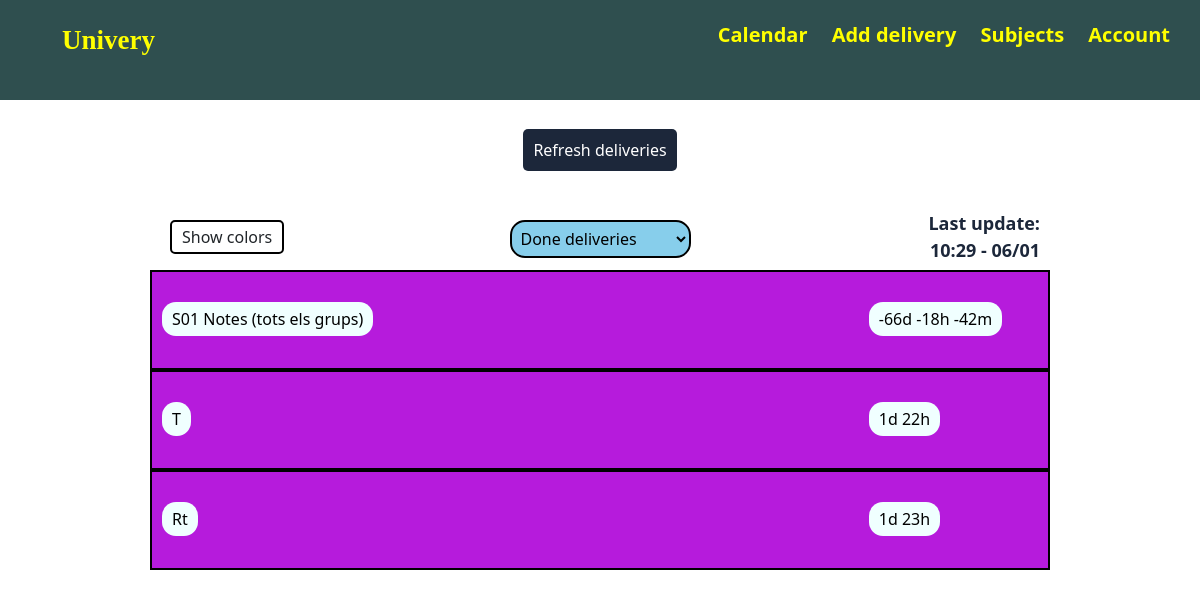
The app's page /done (signed in) with its own data.
### app/models.py (models this page shows, shortened)
class User(db.Model, UserMixin):
    id = db.Column(db.Integer, primary_key=True)
    fullname = db.Column(db.String(50), nullable=False)
    identification = db.Column(db.String(15), unique=True, nullable=False)
    password = db.Column(db.String(60), nullable=False)
    last_update = db.Column(db.DateTime, nullable=True)
    deliveries = db.relationship("UserDelivery", back_populates="user")
    subjects = db.relationship("UserSubject", back_populates="user")

class Delivery(db.Model):
    id = db.Column(db.Integer, primary_key=True)
    identification = db.Column(db.String(15), nullable=False, default=0)
    name = db.Column(db.String(50), nullable=False)
    description = db.Column(db.String(400))
    toDate = db.Column(db.DateTime, nullable=True)
    toDateStr = db.Column(db.String(20), nullable=True)
    url = db.Column(db.String(300), nullable=True)
    subject_id = db.Column(db.String(15), db.ForeignKey('subject.identification'), nullable=False)
    users = db.relationship("UserDelivery", back_populates="delivery")

### app/main/routes.py (the view)
@main.route("/done")
@login_required
def done_deliveries():
    return render_template('delivery/done-deliveries.html', title="Done",
            deliveries=filter_deliveries(
                current_user.deliveries,
                lambda d: d.isDone and not d.isEliminated),
            date_format=DATE_FORMAT)

### app/deliveries/utils.py (called while the page is built)
def filter_deliveries(deliveries, restriction):
    deliveries = [(
        ud.delivery,
        USbySubject(ud.delivery.subject_id)
        ) for ud in deliveries if restriction(ud) #and ud.delivery.toDate > datetime.now()
    ]
    return sorted(deliveries, key=lambda x: x[0].toDate)

### app/global_utils.py (called while the page is built)
def USbySubject(subject_id):
    return db.session.query(UserSubject).filter_by(
        subject_id=subject_id,
        user_id=current_user.id
    ).first()

### app/models.py (called while the page is built)
@login_manager.user_loader
def load_user(user_id):
    return User.query.get(int(user_id))

### app/templates/delivery/done-deliveries.html (shortened to what this page needs)
{% extends "home.html" %}
{% block deliveries %}
<div class="menu">
    <div class="colors">
        <p id="colors-btn">Show colors</p>
    </div>
    <div class="dropdown">
        <select class="delivery-dropdown" id="delivery-type"  onchange="deliveryType()">
            <option selected value="done">Done deliveries</option>
        </select>
    </div>
    {% if current_user.last_update %}
        <div class="last-update">
            <p>Last update: <br>{{current_user.last_update.strftime("%H:%M - %d/%m") }}</p>
        </div>
    {% endif %}
</div>
<div id="done" class="delivery-container">
    {% if deliveries|length > 0 %}
        {% for delivery, subject in deliveries %}
            <div onclick="openPopup([
                    '{{delivery.name}}',
                    '{{delivery.description}}',
                    '{{delivery.toDate}}',
                    '{{delivery.url}}',
                    'Undone',
                    '{{subject.subject.name}}',
                    '{{subject.subject.identification}}',
                    '{{delivery.id}}'
                    ], '{{request.endpoint}}')"
                    class="delivery-block" style="background-color: {{subject.color}};">
                <div class="delivery-name">
                    <p>{{delivery.name}}</p>
                </div>
                <div class="delivery-date">
                    <p class="time">{{delivery.toDate}}</p>
                </div>
            </div>
        {% endfor %}
    {% else %}
        <div class="delivery-block">
                <div class="delivery-name">
                    <p class="vcenter">No done deliveries</p>
                </div>
        </div>
    {% endif %}
</div>
{% endblock deliveries %}

### app/static/style.css (style rules this page uses)
* { margin: 0; padding: 0; box-sizing: border-box; }
.delivery-container { width: min(80%, 900px); margin: 0 auto; height: 600px; overflow-y: scroll; }
.delivery-block { border: 2px solid black; height: 100px; margin-bottom: 0px; cursor: pointer; }
.delivery-name { width: 80%; float: left; height: 100px; vertical-align: middle; padding-left: 10px; padding-right: 10px; display: inline-block; padding-top: 30px; }
.delivery-name p { background-color: azure; color: black; width: fit-content; padding: 5px 10px; border-radius: 14px; }
.delivery-date { width: 20%; float: left; height: 100px; vertical-align: middle; display: inline-block; padding-top: 30px; }
.delivery-date p { background-color: azure; color: black; width: fit-content; padding: 5px 10px; border-radius: 14px; }
.time { color: chartreuse; }
.menu { width: min(80%, 900px); margin: 0 auto; height: 70px; }
.colors { float: left; width: 30%; height: 100%; }
.colors p { width: fit-content; margin-left: 20px; margin-top: 20px; padding: 3px 10px; border: 2px solid black; border-radius: 5px; background-color: white; cursor: help; }
.last-update { float: left; width: 30%; height: 100%; }
.last-update p { text-align: right; font-size: 18px; color: #1c273a; font-weight: 600; margin-top: 10px; margin-right: 10px; }
.dropdown { height: 100%; float: left; width: 40%; text-align: center; }
.delivery-dropdown { margin-top: 20px; float: center; background-color: skyblue; padding: 5px; border: 2px solid black; border-radius: 15px; }

### records on screen
User: last_update "10:29 - 06/01"
Delivery: name "S01 Notes (tots els grups)"
Delivery: name "T"
Delivery: name "Rt"
